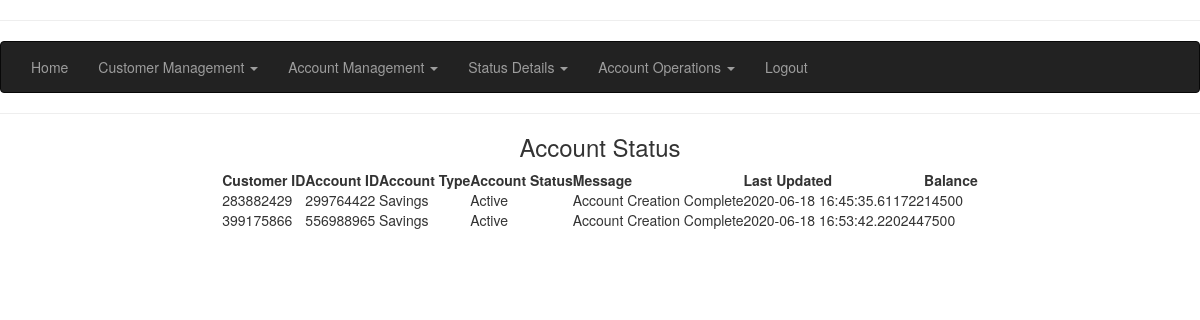
Screenshot of /execpage/account-status with the database file from the repository.
### app.py (models this page shows, shortened)
class Customer(db.Model):
    customerid = db.Column(db.Integer, primary_key=True, nullable=False)
    customerssn = db.Column(db.Integer, nullable=False)
    customeraccno = db.Column(db.Integer, nullable=False, default=0)
    customeracctype = db.Column(db.String(15), nullable=False, default='N/A')
    customerstatus = db.Column(db.String(15), nullable=False, default='Active')
    customermsg = db.Column(db.String(50), nullable=False, default='Customer created successfully')
    customerupd = db.Column(db.DateTime, nullable=False, default=datetime.utcnow)
    customerage = db.Column(db.Integer, nullable=False)
    customername = db.Column(db.String(30), nullable=False)
    customeraddr = db.Column(db.String(100), nullable=False)
    customerstate = db.Column(db.String(20), nullable=False)
    customercity = db.Column(db.String(20), nullable=False)

class Transaction(db.Model):
    accountid = db.Column(db.Integer, primary_key=True, nullable=False)
    transactionid = db.Column(db.Integer, nullable=False, default = 0)
    balance = db.Column(db.Integer, nullable=False)
    description = db.Column(db.String(15), nullable=False, default='N/A')
    transdate = db.Column(db.DateTime, nullable=False, default=datetime.utcnow)
    amount = db.Column(db.Integer, nullable=False, default = 0)

### app.py (the view)
@app.route('/execpage/account-status', methods=['GET','POST'])
def show_account_details():
    records = db.session.query(Customer, Transaction).join(Transaction, Customer.customeraccno==Transaction.accountid).all()
    return render_template('accountstatus.html',records=records)

### app.py (called while the page is built)
@app.before_request
def before_request():
    g.username=None
    if 'username' in session:
        g.username = session['username']

### templates/accountstatus.html (shortened to what this page needs)
<!DOCTYPE html>
<html lang="en">
<head>
    <link rel="stylesheet" href="https://maxcdn.bootstrapcdn.com/bootstrap/3.4.1/css/bootstrap.min.css">
    <link rel="stylesheet" href="https://unpkg.com/purecss@2.0.3/build/pure-min.css">
</head>
<body>
<hr>
<nav class="navbar navbar-inverse">
    <div class="container-fluid">
      <ul class="nav navbar-nav">
        <li><a href="/execpage">Home</a></li>
        <li class="dropbtn"><a class="dropdown-toggle" data-toggle="dropdown" href="#">Customer Management <span class="caret"></span></a>
        </li>
        <li class="dropdown"><a class="dropdown-toggle" data-toggle="dropdown" href="#">Account Management <span class="caret"></span></a>
        </li>
        <li class="dropdown"><a class="dropdown-toggle" data-toggle="dropdown" href="#">Status Details <span class="caret"></span></a>
        </li>
        <li class="dropdown"><a class="dropdown-toggle" data-toggle="dropdown" href="#">Account Operations <span class="caret"></span></a>
        </li>
        <li><a href="/logout">Logout</a></li>
      </ul>
    </div>
  </nav>
<hr>
<h3 style="text-align:center">Account Status</h3>
<table class="pure-table pure-table-bordered">
    <thead>
        <tr>
            <th>Customer ID</th>
            <th>Account ID</th>
            <th>Account Type</th>
            <th>Account Status</th>
            <th>Message</th>
            <th>Last Updated</th>
            <th>Balance</th>
        </tr>
    </thead>
    <tbody>
        {% for r in records %}
        <tr>
            <td>{{ r[0].customerid }}</td>
            <td>{{ r[0].customeraccno }}</td>
            <td>{{ r[0].customeracctype }}</td>
            <td>{{ r[0].customerstatus }}</td>
            <td>Account Creation Complete</td>
            <td>{{ r[1].transdate }}</td>
            <td>{{ r[1].balance }}</td>
        </tr>
        {% endfor %}
    </tbody>
</table>
</body>
</html>

### templates/accountstatus.html (style rules this page uses)
table { margin-left: auto; margin-right: auto; }

### rows the page displays
Customer: customerid "283882429", customeraccno "299764422", customeracctype "Savings", customerstatus "Active", transdate "2020-06-18 16:45:35.611722", balance "14500"
Customer: customerid "399175866", customeraccno "556988965", customeracctype "Savings", customerstatus "Active", transdate "2020-06-18 16:53:42.220244", balance "7500"
